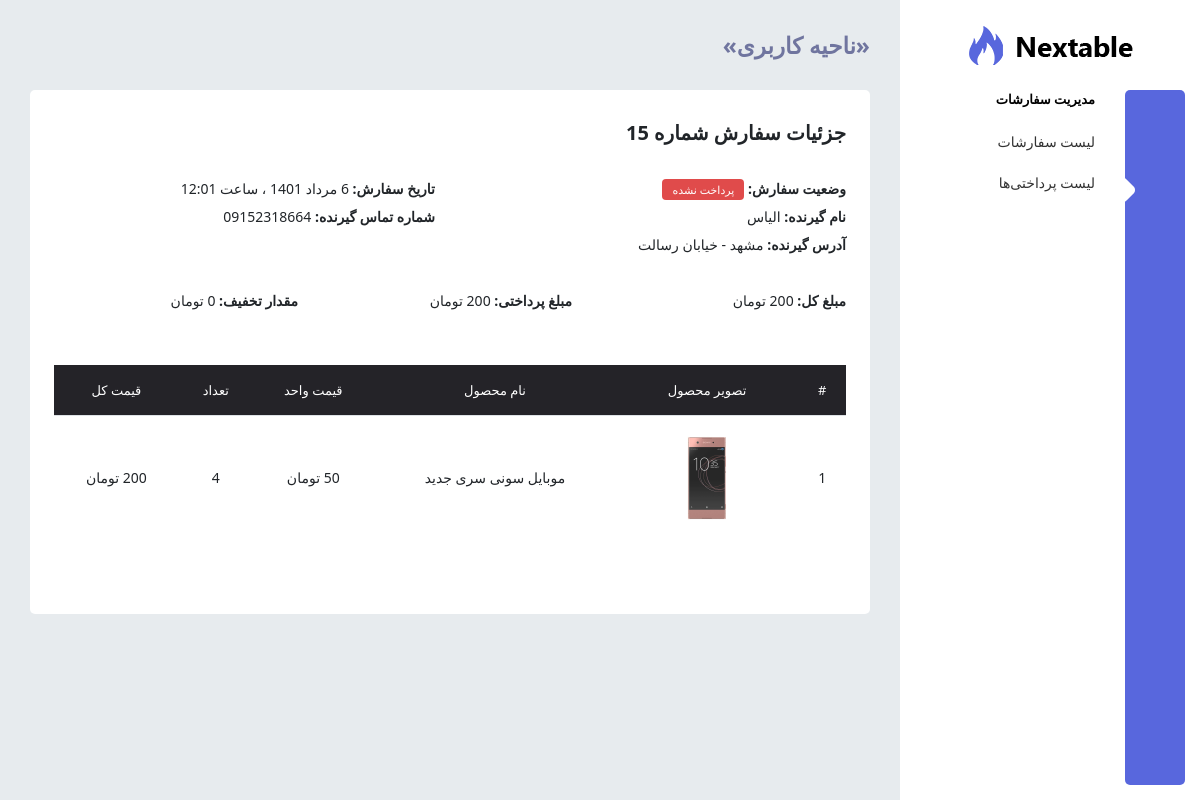
/panel/orders/15/ (signed in), run on the app's committed database.
### orders/models.py (models this page shows, shortened)
class Order(models.Model):
    user = models.ForeignKey(User, on_delete=models.CASCADE, related_name='orders')
    recipient_name = models.CharField(max_length=100)
    recipient_phone_number = models.CharField(max_length=11)
    recipient_address = models.CharField(max_length=250)
    coupon_code = models.CharField(max_length=20, default=None, null=True, blank=True)
    coupon_discount = models.PositiveSmallIntegerField(default=None, null=True, blank=True)
    paid = models.BooleanField(default=False)
    created = models.DateTimeField(auto_now_add=True)
    updated = models.DateTimeField(auto_now=True, )
    class Meta:
        ordering = ('paid', '-id',)
    def get_total_cost(self, without_discount=False):
        total = sum(item.get_item_cost() for item in self.items.all())
        total_with_discount = total
        if self.coupon_code and self.coupon_discount:
            discount_price = (self.coupon_discount / 100) * total
            total_with_discount = int(total - discount_price)
        if without_discount:
            return total
        return total_with_discount

class OrderItem(models.Model):
    order = models.ForeignKey(Order, on_delete=models.CASCADE, related_name='items')
    product = models.ForeignKey(Product, on_delete=models.CASCADE)
    price = models.PositiveIntegerField()
    quantity = models.PositiveIntegerField(default=1, )
    created = models.DateTimeField(auto_now_add=True)
    updated = models.DateTimeField(auto_now=True)
    class Meta:
        ordering = ('id',)
    def get_item_cost(self):
        return self.price * self.quantity

### products/models.py (models this page shows, shortened)
class Product(models.Model):
    category = models.ManyToManyField(Category, related_name='products')
    name = models.CharField(max_length=250)
    slug = models.SlugField(max_length=250, unique=True)
    image = models.ImageField(upload_to='products/images/')
    description = models.TextField()
    price = models.PositiveIntegerField()
    stock_quantity = models.PositiveIntegerField()
    available = models.BooleanField(default=True)
    created = models.DateTimeField(auto_now_add=True)
    updated = models.DateTimeField(auto_now=True)
    objects = ProductManager()
    class Meta:
        ordering = ('-id',)
    def categories(self):
        return ', '.join([category.name for category in self.category.all()])
    categories.short_description = 'دسته‌بندی‌ها'

### panel/views.py (the view)
# urls.py: path('orders/<int:pk>/', views.OrderDetailView.as_view(), name='order_detail'),
class OrderDetailView(DetailView):
    template_name = 'panel/users/order_detail.html'
    def get_context_data(self, **kwargs):
        context = super().get_context_data(**kwargs)
        total_price = self.get_object().get_total_cost(without_discount=True)
        total_cost = self.get_object().get_total_cost(without_discount=False)
        context["total_price"] = total_price
        context["total_cost"] = total_cost
        context["total_discount"] = total_price - total_cost
        return context
    def get_queryset(self):
        return Order.objects.filter(user=self.request.user)

### extensions/jalali.py (called while the page is built)
    def persian_tuple(self):
        return self.persian_year, self.persian_month, self.persian_day

### orders/context_processors.py (called while the page is built)
def cart(request):
    cart = Cart(request)
    return {
        'cart': cart
    }

### templatetags/panel_base_tags.py (called while the page is built)
@register.inclusion_tag('panel/partials/nav_item.html')
def nav_item(request, url_name, text):
    return {
        'request': request,
        'url_name': url_name,
        'go_to': f'panel:{url_name}',
        'text': text,
    }

@register.inclusion_tag('panel/partials/nav_menu.html')
def nav_menu(request, url_names, href, text, icon):
    return {
        'request': request,
        'url_names': url_names.split(','),
        'href': href,
        'text': text,
        'icon': icon,
    }

@register.inclusion_tag('panel/partials/nav_active.html')
def nav_active(request, url_names):
    return {
        'request': request,
        'url_names': url_names.split(','),
    }

@register.inclusion_tag('panel/partials/jalali_date.html')
def jalali_date(date):
    return {
        'date': jalali_converter(date),
    }

### templates/panel/users/order_detail.html
{% extends 'panel/base.html' %}
{% load humanize %}
{% load panel_base_tags %}
{% block panel_title %} جزئیات سفارش شماره {{order.id}} {% endblock %}
{% block panel_content %}
<div class="row">
    <div class="col-md-6">
        <strong>وضعیت سفارش:</strong>
        {% if order.paid %}
            <span class="badge badge-success">پرداخت شده</span>
        {% else %}
            <span class="badge badge-danger">پرداخت نشده</span>
        {% endif %}
    </div>
    <div class="col-md-6">
        <strong>تاریخ سفارش:</strong> {% jalali_date order.created %}
    </div>
    <div class="col-md-6">
        <strong>نام گیرنده:</strong> {{order.recipient_name}}
    </div>
    <div class="col-md-6">
        <strong>شماره تماس گیرنده:</strong> {{order.recipient_phone_number}}
    </div>
    <div class="col-md-12">
        <strong>آدرس گیرنده:</strong> {{order.recipient_address}}
    </div>
    <br><br>
    <div class="col-md-4">
        <strong>مبلغ کل:</strong> {{total_price|intcomma:False}} تومان
    </div>
    <div class="col-md-4">
        <strong>مبلغ پرداختی:</strong> {{total_cost|intcomma:False}} تومان
    </div>
    <div class="col-md-4">
        <strong>مقدار تخفیف:</strong> {{total_discount|intcomma:False}} تومان
    </div>
    <div class="col-md-12">
        <div class="table-responsive">
            <table class="table m-t-b-50">
                <thead>
                    <tr class="bg-dark text-white text-center">
                        <th>#</th>
                        <th>تصویر محصول</th>
                        <th>نام محصول</th>
                        <th>قیمت واحد</th>
                        <th>تعداد</th>
                        <th>قیمت کل</th>
                    </tr>
                </thead>
                <tbody>
                    {% for item in order.items.all %}
                    <tr class="text-center">
                        <td>{{forloop.counter}}</td>
                        <td>
                            <a href="{% url 'products:products_detail' item.product.slug %}" target="_blank">
                                <img src="{{item.product.image.url}}" width="100px">
                            </a>
                        </td>
                        <td>{{item.product.name}}</td>
                        <td>{{item.price|intcomma:False}} تومان</td>
                        <td>{{item.quantity}}</td>
                        <td>{{item.get_item_cost|intcomma:False}} تومان</td>
                    </tr>
                    {% endfor %}
                </tbody>
            </table>
        </div>
    </div>
</div>
{% endblock %}

### data on the page
Order: id "15", recipient_name "الیاس", recipient_phone_number "09152318664", recipient_address "مشهد - خیابان رسالت"
OrderItem: product.image (picture), product.name "موبایل سونی سری جدید", quantity "4"

### other printed values
{{ text }} "لیست سفارشات لیست پرداختی‌ها"
{{ date }} "6 مرداد 1401 ، ساعت 12:01"
{{ total_price|intcomma:False }} "200"
{{ total_cost|intcomma:False }} "200"
{{ total_discount|intcomma:False }} "0"
